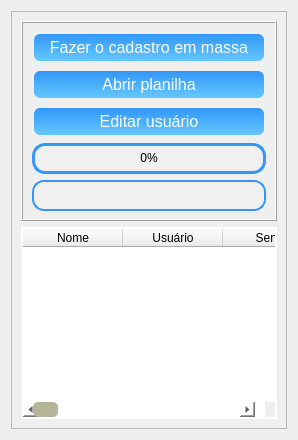
      <widget class="QWidget" name="page_cadastrar_massa_usuarios">
       <layout class="QGridLayout" name="gridLayout_24">
        <item row="0" column="0">
         <widget class="QFrame" name="frame_10">
          <property name="frameShape">
           <enum>QFrame::StyledPanel</enum>
          </property>
          <property name="frameShadow">
           <enum>QFrame::Raised</enum>
          </property>
          <layout class="QGridLayout" name="gridLayout_25">
           <item row="0" column="0">
            <widget class="QFrame" name="frame_11">
             <property name="sizePolicy">
              <sizepolicy hsizetype="Expanding" vsizetype="Expanding">
               <horstretch>0</horstretch>
               <verstretch>0</verstretch>
              </sizepolicy>
             </property>
             <property name="minimumSize">
              <size>
               <width>0</width>
               <height>0</height>
              </size>
             </property>
             <property name="maximumSize">
              <size>
               <width>16777214</width>
               <height>200</height>
              </size>
             </property>
             <property name="frameShape">
              <enum>QFrame::Box</enum>
             </property>
             <property name="frameShadow">
              <enum>QFrame::Raised</enum>
             </property>
             <layout class="QGridLayout" name="gridLayout_26">
              <property name="leftMargin">
               <number>9</number>
              </property>
              <property name="rightMargin">
               <number>9</number>
              </property>
              <item row="1" column="0">
               <widget class="QPushButton" name="btn_abrir_planilha_massa_usuarios">
                <property name="sizePolicy">
                 <sizepolicy hsizetype="Expanding" vsizetype="Expanding">
                  <horstretch>0</horstretch>
                  <verstretch>0</verstretch>
                 </sizepolicy>
                </property>
                <property name="minimumSize">
                 <size>
                  <width>0</width>
                  <height>31</height>
                 </size>
                </property>
                <property name="maximumSize">
                 <size>
                  <width>16777215</width>
                  <height>31</height>
                 </size>
                </property>
                <property name="cursor">
                 <cursorShape>PointingHandCursor</cursorShape>
                </property>
                <property name="styleSheet">
                 <string notr="true">QPushButton {
    color: rgb(255, 255, 255);
    border-radius: 8px;
    font-size: 16px;
    background: qlineargradient(x1:0, y1:0, x2:0, y2:1, stop:0 rgb(50, 150, 250), stop:1 rgb(100, 200, 255)); /* Gradiente de azul claro para azul mais claro */
    border: 4px solid transparent;
}

QPushButton:hover {
    background: qlineargradient(x1:0, y1:0, x2:0, y2:1, stop:0 rgb(100, 180, 255), stop:1 rgb(150, 220, 255)); /* Gradiente de azul mais claro para azul ainda mais claro */
    color: black;
}
</string>
                </property>
                <property name="text">
                 <string>Abrir planilha</string>
                </property>
               </widget>
              </item>
              <item row="2" column="0">
               <widget class="QPushButton" name="btn_editar_massa_usuario">
                <property name="sizePolicy">
                 <sizepolicy hsizetype="Expanding" vsizetype="Expanding">
                  <horstretch>0</horstretch>
                  <verstretch>0</verstretch>
                 </sizepolicy>
                </property>
                <property name="minimumSize">
                 <size>
                  <width>0</width>
                  <height>31</height>
                 </size>
                </property>
                <property name="maximumSize">
                 <size>
                  <width>16777215</width>
                  <height>31</height>
                 </size>
                </property>
                <property name="cursor">
                 <cursorShape>PointingHandCursor</cursorShape>
                </property>
                <property name="styleSheet">
                 <string notr="true">QPushButton {
    color: rgb(255, 255, 255);
    border-radius: 8px;
    font-size: 16px;
    background: qlineargradient(x1:0, y1:0, x2:0, y2:1, stop:0 rgb(50, 150, 250), stop:1 rgb(100, 200, 255)); /* Gradiente de azul claro para azul mais claro */
    border: 4px solid transparent;
}

QPushButton:hover {
    background: qlineargradient(x1:0, y1:0, x2:0, y2:1, stop:0 rgb(100, 180, 255), stop:1 rgb(150, 220, 255)); /* Gradiente de azul mais claro para azul ainda mais claro */
    color: black;
}
</string>
                </property>
                <property name="text">
                 <string>Editar usuário</string>
                </property>
               </widget>
              </item>
              <item row="4" column="0">
               <widget class="QLineEdit" name="line_edit_massa_usuarios">
                <property name="sizePolicy">
                 <sizepolicy hsizetype="Expanding" vsizetype="Expanding">
                  <horstretch>0</horstretch>
                  <verstretch>0</verstretch>
                 </sizepolicy>
                </property>
                <property name="minimumSize">
                 <size>
                  <width>0</width>
                  <height>31</height>
                 </size>
                </property>
                <property name="maximumSize">
                 <size>
                  <width>16777215</width>
                  <height>31</height>
                 </size>
                </property>
                <property name="styleSheet">
                 <string notr="true">QLineEdit {
	color: black;
    background-color: rgb(240, 240, 240); /* Cor de fundo cinza claro */
    border: 2px solid rgb(50, 150,250); /* Borda azul */
    border-radius: 12px; /* Cantos arredondados */
    padding: 3px; /* Espaçamento interno */
}

QLineEdit::placeholderText {
    color: black; /* Cor do texto do placeholder */
}

</string>
                </property>
                <property name="alignment">
                 <set>Qt::AlignCenter</set>
                </property>
               </widget>
              </item>
              <item row="3" column="0">
               <widget class="QProgressBar" name="progress_massa_usuarios">
                <property name="sizePolicy">
                 <sizepolicy hsizetype="Expanding" vsizetype="Expanding">
                  <horstretch>0</horstretch>
                  <verstretch>0</verstretch>
                 </sizepolicy>
                </property>
                <property name="minimumSize">
                 <size>
                  <width>0</width>
                  <height>31</height>
                 </size>
                </property>
                <property name="maximumSize">
                 <size>
                  <width>16777215</width>
                  <height>31</height>
                 </size>
                </property>
                <property name="styleSheet">
                 <string notr="true">QProgressBar {
	color: black;
    border: 3px solid rgb(50,150,250);
    border-radius: 13px;  /* Aumentei o valor para deixar a borda mais redonda */
    background-color: #f0f0f0;  /* Cor cinza claro */
}

QProgressBar::chunk {
    background-color: #4682b4;  /* Cor do progresso preenchido (azul) */
    border-radius: 12px;  /* Faz com que o progresso também tenha bordas arredondadas */
}
</string>
                </property>
                <property name="value">
                 <number>0</number>
                </property>
                <property name="alignment">
                 <set>Qt::AlignCenter</set>
                </property>
                <property name="textVisible">
                 <bool>true</bool>
                </property>
               </widget>
              </item>
              <item row="0" column="0">
               <widget class="QPushButton" name="btn_fazer_cadastro_massa_usuarios">
                <property name="sizePolicy">
                 <sizepolicy hsizetype="Expanding" vsizetype="Expanding">
                  <horstretch>0</horstretch>
                  <verstretch>0</verstretch>
                 </sizepolicy>
                </property>
                <property name="minimumSize">
                 <size>
                  <width>0</width>
                  <height>31</height>
                 </size>
                </property>
                <property name="maximumSize">
                 <size>
                  <width>16777215</width>
                  <height>31</height>
                 </size>
                </property>
                <property name="cursor">
                 <cursorShape>PointingHandCursor</cursorShape>
                </property>
                <property name="styleSheet">
                 <string notr="true">QPushButton {
    color: rgb(255, 255, 255);
    border-radius: 8px;
    font-size: 16px;
    background: qlineargradient(x1:0, y1:0, x2:0, y2:1, stop:0 rgb(50, 150, 250), stop:1 rgb(100, 200, 255)); /* Gradiente de azul claro para azul mais claro */
    border: 4px solid transparent;
}

QPushButton:hover {
    background: qlineargradient(x1:0, y1:0, x2:0, y2:1, stop:0 rgb(100, 180, 255), stop:1 rgb(150, 220, 255)); /* Gradiente de azul mais claro para azul ainda mais claro */
    color: black;
}
</string>
                </property>
                <property name="text">
                 <string>Fazer o cadastro em massa</string>
                </property>
               </widget>
              </item>
             </layout>
            </widget>
           </item>
           <item row="1" column="0">
            <widget class="QTableWidget" name="table_massa_usuarios">
             <property name="minimumSize">
              <size>
               <width>0</width>
               <height>0</height>
              </size>
             </property>
             <property name="maximumSize">
              <size>
               <width>16777215</width>
               <height>16777215</height>
              </size>
             </property>
             <property name="styleSheet">
              <string notr="true">/* Estiliza apenas o QTableView com objectName &quot;table_ativos&quot; */
QTableView {
    gridline-color: black;
    border: 2px solid white;
    color: black;
    selection-color: white;
}

/* Estiliza a barra de rolagem horizontal */
QTableView QScrollBar:horizontal {
    border: none;
    background-color: rgb(255, 255, 255);
    height: 15px;
    margin: 0px 10px 0px 10px;
}

/* Estiliza a barra de rolagem vertical */
QTableView QScrollBar:vertical {
    border: none;
    background-color: rgb(255, 255, 255); /* branco */
    width: 35px;
    margin: 0px 10px 0px 10px;
}

/* Parte que você arrasta */
QTableView QScrollBar::handle:vertical {
    background-color: rgb(180, 180,150);  /* cinza */
    min-height: 30px;
	border-radius: 5px;
}

QTableView QScrollBar::handle:horizontal{
	background-color: rgb(180,180,150);
	min-height: 30px;
	border-radius: 5px;
}

/* Remove os botões */
QTableView QScrollBar::add-line:vertical,
QTableView QScrollBar::sub-line:vertical {
    height: 0px;
    width: 0px;
    border: none;
    background: none;
}

QTableView QScrollBar::groove:horizontal{
	background-color: rgb(100,240,240);
	border-radius: 2px;
	height: 15px;
	margin: 0px 10px 0px 10px;
}

/* Estilo para item selecionado */
QTableWidget::item:selected {
    background-color: rgb(0, 120, 215);
    color: white;
}</string>
             </property>
             <property name="frameShape">
              <enum>QFrame::NoFrame</enum>
             </property>
             <property name="editTriggers">
              <set>QAbstractItemView::NoEditTriggers</set>
             </property>
             <property name="selectionMode">
              <enum>QAbstractItemView::ExtendedSelection</enum>
             </property>
             <property name="selectionBehavior">
              <enum>QAbstractItemView::SelectRows</enum>
             </property>
             <property name="sortingEnabled">
              <bool>false</bool>
             </property>
             <property name="cornerButtonEnabled">
              <bool>false</bool>
             </property>
             <attribute name="horizontalHeaderCascadingSectionResizes">
              <bool>false</bool>
             </attribute>
             <attribute name="horizontalHeaderShowSortIndicator" stdset="0">
              <bool>false</bool>
             </attribute>
             <attribute name="horizontalHeaderStretchLastSection">
              <bool>false</bool>
             </attribute>
             <attribute name="verticalHeaderVisible">
              <bool>false</bool>
             </attribute>
             <attribute name="verticalHeaderCascadingSectionResizes">
              <bool>false</bool>
             </attribute>
             <attribute name="verticalHeaderStretchLastSection">
              <bool>false</bool>
             </attribute>
             <column>
              <property name="text">
               <string>Nome</string>
              </property>
             </column>
             <column>
              <property name="text">
               <string>Usuário</string>
              </property>
             </column>
             <column>
              <property name="text">
               <string>Senha</string>
              </property>
             </column>
             <column>
              <property name="text">
               <string>Confirmar Senha</string>
              </property>
             </column>
             <column>
              <property name="text">
               <string>CEP</string>
              </property>
             </column>
             <column>
              <property name="text">
               <string>Endereço</string>
              </property>
             </column>
             <column>
              <property name="text">
               <string>Número</string>
              </property>
             </column>
             <column>
              <property name="text">
               <string>Cidade</string>
              </property>
             </column>
             <column>
              <property name="text">
               <string>Bairro</string>
              </property>
             </column>
             <column>
              <property name="text">
               <string>Estado</string>
              </property>
             </column>
             <column>
              <property name="text">
               <string>Complemento</string>
              </property>
             </column>
             <column>
              <property name="text">
               <string>Telefone</string>
              </property>
             </column>
             <column>
              <property name="text">
               <string>E-mail</string>
              </property>
             </column>
             <column>
              <property name="text">
               <string>Data de Nascimento</string>
              </property>
             </column>
             <column>
              <property name="text">
               <string>RG</string>
              </property>
             </column>
             <column>
              <property name="text">
               <string>CPF</string>
              </property>
             </column>
             <column>
              <property name="text">
               <string>CNPJ</string>
              </property>
             </column>
             <column>
              <property name="text">
               <string>Acesso</string>
              </property>
             </column>
            </widget>
           </item>
          </layout>
         </widget>
        </item>
       </layout>
      </widget>
